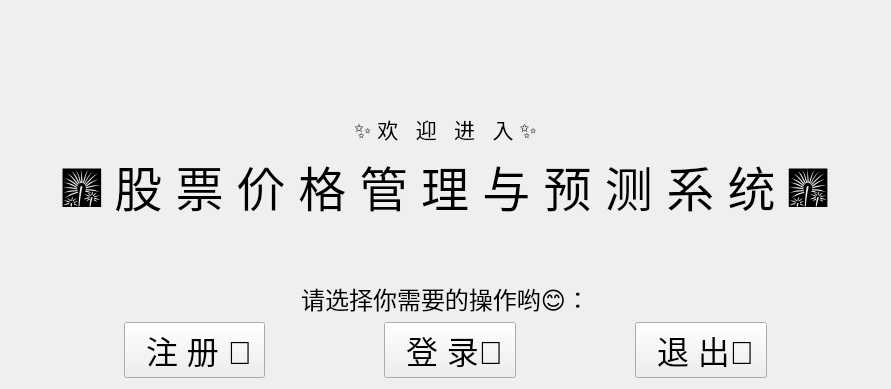
<?xml version="1.0" encoding="UTF-8"?>
<ui version="4.0">
 <class>demo0</class>
 <widget class="QWidget" name="demo0">
  <property name="geometry">
   <rect>
    <x>0</x>
    <y>0</y>
    <width>891</width>
    <height>389</height>
   </rect>
  </property>
  <property name="maximumSize">
   <size>
    <width>16777215</width>
    <height>16777215</height>
   </size>
  </property>
  <property name="acceptDrops">
   <bool>false</bool>
  </property>
  <property name="windowTitle">
   <string>股票价格管理与预测系统——Chiuy</string>
  </property>
  <layout class="QVBoxLayout" name="verticalLayout">
   <item>
    <spacer name="verticalSpacer_2">
     <property name="orientation">
      <enum>Qt::Vertical</enum>
     </property>
     <property name="sizeHint" stdset="0">
      <size>
       <width>20</width>
       <height>27</height>
      </size>
     </property>
    </spacer>
   </item>
   <item>
    <layout class="QHBoxLayout" name="horizontalLayout">
     <item>
      <spacer name="horizontalSpacer_7">
       <property name="orientation">
        <enum>Qt::Horizontal</enum>
       </property>
       <property name="sizeHint" stdset="0">
        <size>
         <width>40</width>
         <height>20</height>
        </size>
       </property>
      </spacer>
     </item>
     <item>
      <widget class="QLabel" name="label_2">
       <property name="font">
        <font>
         <family>Microsoft YaHei UI</family>
         <pointsize>16</pointsize>
        </font>
       </property>
       <property name="frameShape">
        <enum>QFrame::NoFrame</enum>
       </property>
       <property name="text">
        <string> ✨ 欢   迎   进   入 ✨ </string>
       </property>
       <property name="alignment">
        <set>Qt::AlignCenter</set>
       </property>
      </widget>
     </item>
     <item>
      <spacer name="horizontalSpacer_8">
       <property name="orientation">
        <enum>Qt::Horizontal</enum>
       </property>
       <property name="sizeHint" stdset="0">
        <size>
         <width>40</width>
         <height>20</height>
        </size>
       </property>
      </spacer>
     </item>
    </layout>
   </item>
   <item>
    <layout class="QHBoxLayout" name="horizontalLayout_2">
     <item>
      <spacer name="horizontalSpacer_6">
       <property name="orientation">
        <enum>Qt::Horizontal</enum>
       </property>
       <property name="sizeHint" stdset="0">
        <size>
         <width>40</width>
         <height>20</height>
        </size>
       </property>
      </spacer>
     </item>
     <item>
      <widget class="QLabel" name="label">
       <property name="font">
        <font>
         <family>Microsoft YaHei UI</family>
         <pointsize>36</pointsize>
        </font>
       </property>
       <property name="text">
        <string> 🎆 股 票 价 格 管 理 与 预 测 系 统 🎆 </string>
       </property>
       <property name="alignment">
        <set>Qt::AlignCenter</set>
       </property>
      </widget>
     </item>
     <item>
      <spacer name="horizontalSpacer_5">
       <property name="orientation">
        <enum>Qt::Horizontal</enum>
       </property>
       <property name="sizeHint" stdset="0">
        <size>
         <width>40</width>
         <height>20</height>
        </size>
       </property>
      </spacer>
     </item>
    </layout>
   </item>
   <item>
    <layout class="QHBoxLayout" name="horizontalLayout_3">
     <item>
      <spacer name="horizontalSpacer_11">
       <property name="orientation">
        <enum>Qt::Horizontal</enum>
       </property>
       <property name="sizeHint" stdset="0">
        <size>
         <width>40</width>
         <height>20</height>
        </size>
       </property>
      </spacer>
     </item>
     <item>
      <widget class="QLabel" name="label_4">
       <property name="maximumSize">
        <size>
         <width>600</width>
         <height>150</height>
        </size>
       </property>
       <property name="text">
        <string/>
       </property>
       <property name="pixmap">
        <pixmap resource="demo0.qrc">:/demo0/CSU.png</pixmap>
       </property>
       <property name="scaledContents">
        <bool>true</bool>
       </property>
      </widget>
     </item>
     <item>
      <spacer name="horizontalSpacer_12">
       <property name="orientation">
        <enum>Qt::Horizontal</enum>
       </property>
       <property name="sizeHint" stdset="0">
        <size>
         <width>40</width>
         <height>20</height>
        </size>
       </property>
      </spacer>
     </item>
    </layout>
   </item>
   <item>
    <spacer name="verticalSpacer">
     <property name="orientation">
      <enum>Qt::Vertical</enum>
     </property>
     <property name="sizeType">
      <enum>QSizePolicy::Preferred</enum>
     </property>
     <property name="sizeHint" stdset="0">
      <size>
       <width>20</width>
       <height>28</height>
      </size>
     </property>
    </spacer>
   </item>
   <item>
    <layout class="QHBoxLayout" name="horizontalLayout_4">
     <item>
      <spacer name="horizontalSpacer_9">
       <property name="orientation">
        <enum>Qt::Horizontal</enum>
       </property>
       <property name="sizeHint" stdset="0">
        <size>
         <width>40</width>
         <height>20</height>
        </size>
       </property>
      </spacer>
     </item>
     <item>
      <widget class="QLabel" name="label_3">
       <property name="font">
        <font>
         <family>Microsoft YaHei UI</family>
         <pointsize>18</pointsize>
        </font>
       </property>
       <property name="text">
        <string>请选择你需要的操作哟😊：</string>
       </property>
       <property name="alignment">
        <set>Qt::AlignCenter</set>
       </property>
      </widget>
     </item>
     <item>
      <spacer name="horizontalSpacer_10">
       <property name="orientation">
        <enum>Qt::Horizontal</enum>
       </property>
       <property name="sizeHint" stdset="0">
        <size>
         <width>40</width>
         <height>20</height>
        </size>
       </property>
      </spacer>
     </item>
    </layout>
   </item>
   <item>
    <layout class="QHBoxLayout" name="horizontalLayout_5">
     <item>
      <spacer name="horizontalSpacer">
       <property name="orientation">
        <enum>Qt::Horizontal</enum>
       </property>
       <property name="sizeType">
        <enum>QSizePolicy::Expanding</enum>
       </property>
       <property name="sizeHint" stdset="0">
        <size>
         <width>13</width>
         <height>20</height>
        </size>
       </property>
      </spacer>
     </item>
     <item>
      <widget class="QPushButton" name="SignupButton">
       <property name="maximumSize">
        <size>
         <width>300</width>
         <height>16777215</height>
        </size>
       </property>
       <property name="font">
        <font>
         <family>Microsoft YaHei UI</family>
         <pointsize>24</pointsize>
        </font>
       </property>
       <property name="whatsThis">
        <string>&lt;html&gt;&lt;head/&gt;&lt;body&gt;&lt;p align=&quot;center&quot;&gt;&lt;br/&gt;&lt;/p&gt;&lt;/body&gt;&lt;/html&gt;</string>
       </property>
       <property name="layoutDirection">
        <enum>Qt::LeftToRight</enum>
       </property>
       <property name="text">
        <string>  注 册 🙋‍ </string>
       </property>
      </widget>
     </item>
     <item>
      <spacer name="horizontalSpacer_4">
       <property name="orientation">
        <enum>Qt::Horizontal</enum>
       </property>
       <property name="sizeType">
        <enum>QSizePolicy::Expanding</enum>
       </property>
       <property name="sizeHint" stdset="0">
        <size>
         <width>13</width>
         <height>20</height>
        </size>
       </property>
      </spacer>
     </item>
     <item>
      <widget class="QPushButton" name="LoginButton">
       <property name="maximumSize">
        <size>
         <width>300</width>
         <height>16777215</height>
        </size>
       </property>
       <property name="font">
        <font>
         <family>Microsoft YaHei UI</family>
         <pointsize>24</pointsize>
        </font>
       </property>
       <property name="whatsThis">
        <string>&lt;html&gt;&lt;head/&gt;&lt;body&gt;&lt;p align=&quot;center&quot;&gt;&lt;br/&gt;&lt;/p&gt;&lt;/body&gt;&lt;/html&gt;</string>
       </property>
       <property name="layoutDirection">
        <enum>Qt::LeftToRight</enum>
       </property>
       <property name="text">
        <string>  登 录🙆‍ </string>
       </property>
      </widget>
     </item>
     <item>
      <spacer name="horizontalSpacer_2">
       <property name="orientation">
        <enum>Qt::Horizontal</enum>
       </property>
       <property name="sizeType">
        <enum>QSizePolicy::Expanding</enum>
       </property>
       <property name="sizeHint" stdset="0">
        <size>
         <width>13</width>
         <height>20</height>
        </size>
       </property>
      </spacer>
     </item>
     <item>
      <widget class="QPushButton" name="ExitButton">
       <property name="maximumSize">
        <size>
         <width>300</width>
         <height>16777215</height>
        </size>
       </property>
       <property name="font">
        <font>
         <family>Microsoft YaHei UI</family>
         <pointsize>24</pointsize>
        </font>
       </property>
       <property name="whatsThis">
        <string>&lt;html&gt;&lt;head/&gt;&lt;body&gt;&lt;p align=&quot;center&quot;&gt;&lt;br/&gt;&lt;/p&gt;&lt;/body&gt;&lt;/html&gt;</string>
       </property>
       <property name="layoutDirection">
        <enum>Qt::LeftToRight</enum>
       </property>
       <property name="text">
        <string>  退 出🙌 </string>
       </property>
      </widget>
     </item>
     <item>
      <spacer name="horizontalSpacer_3">
       <property name="orientation">
        <enum>Qt::Horizontal</enum>
       </property>
       <property name="sizeType">
        <enum>QSizePolicy::Expanding</enum>
       </property>
       <property name="sizeHint" stdset="0">
        <size>
         <width>13</width>
         <height>20</height>
        </size>
       </property>
      </spacer>
     </item>
    </layout>
   </item>
  </layout>
 </widget>
 <layoutdefault spacing="6" margin="11"/>
 <resources>
  <include location="demo0.qrc"/>
 </resources>
 <connections/>
</ui>
